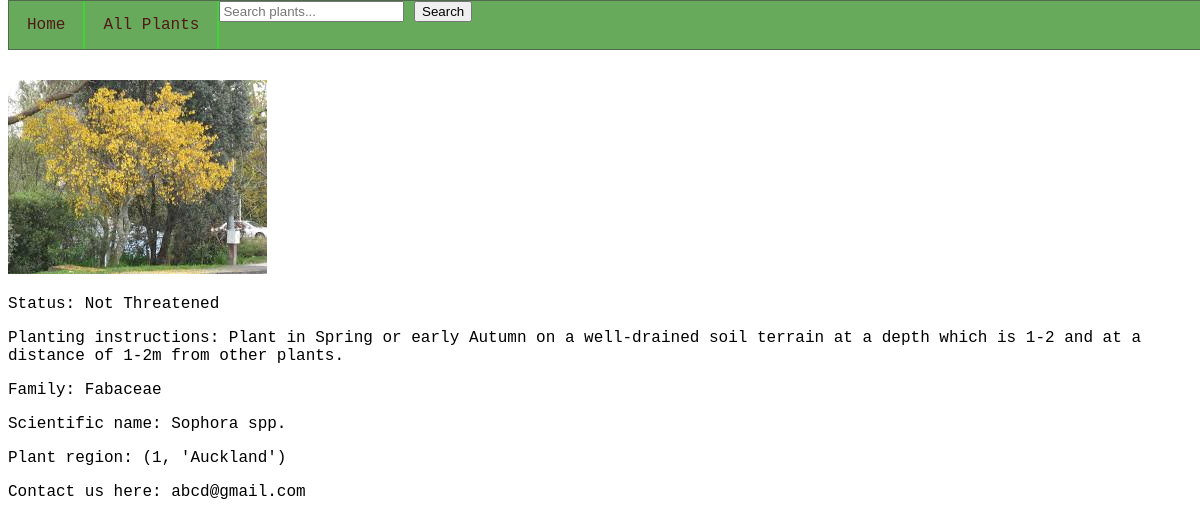
Screenshot of /plant/1 with the database file from the repository.
### tables this page shows
CREATE TABLE Plant (id INTEGER PRIMARY KEY AUTOINCREMENT, name TEXT NOT NULL, status INTEGER, family TEXT, scientific_name TEXT);

CREATE TABLE Planting_instruction (id INTEGER PRIMARY KEY AUTOINCREMENT NOT NULL, season TEXT, terrain TEXT, depth INTEGER, distance INTEGER);

### routes.py (the view)
@app.route('/plant/<int:id>')
def plant(id):
    connect = sqlite3.connect('plant.db')
    cursor = connect.cursor()
    cursor.execute("SELECT * FROM Planting_instruction WHERE id=?;", (id,))
    instruction = cursor.fetchone()
    cursor.execute("SELECT * FROM Plant WHERE id=?;", (id,))
    plant = cursor.fetchone()
    cursor.execute("SELECT * FROM PlantRegion WHERE regionid=?;", (id,))
    plantregion = cursor.fetchone()
    cursor.execute("SELECT * FROM Regionlist WHERE id=?;", (id,))
    regionlist = cursor.fetchall()
    if not id:
        abort(404)
    else:
        return render_template('plant.html', plant=plant,
                               planting_instruction=instruction,
                               plantregion=plantregion,
                               regionlist=regionlist)

### templates/plant.html
{%extends "layout.html"%}
{%block content%}
    <h1>{{plant[1]}}</h1>
    <img src="/static/images/{{plant[1]}}.jpg" alt="image of {{plant[1]}}">
    <p>Status: {{plant[2]}}</p>
    <p>Planting instructions: Plant in
        {{planting_instruction[1]}} on a
        {{planting_instruction[2]}} terrain at a depth which is
        {{planting_instruction[3]}} and at a distance of
        {{planting_instruction[4]}}m from other plants.</p>
    <p>Family: {{plant[3]}}</p>
    <p>Scientific name: {{plant[4]}}</p>
    <p>Plant region: {{regionlist[0]}}</p>
{%endblock%}

### static/style.css (style rules this page uses)
body { font-family: "Lucida Console", "Courier New", monospace; color: rgb(0, 0, 0); }
h1 { font-family: "Comfortaa, "Times New Roman", monospace; }

### rows the page displays
Plant: name (picture), status "Not Threatened", family "Fabaceae", scientific_name "Sophora spp."
Planting_instruction: season "Spring or early Autumn", terrain "well-drained soil", depth "1-2", distance "1-2"

### other values shown
{{ regionlist[0] }} "(1, 'Auckland')"
